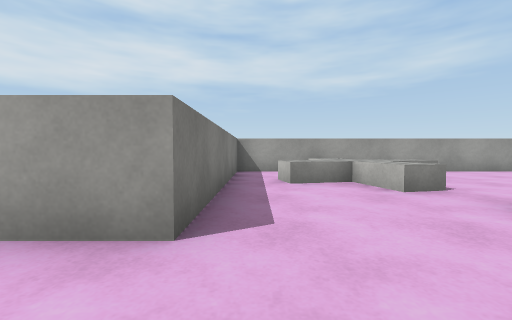
[1] (above)

24 first-person views from a walk through a scene from a Unity 3-D project. The camera is 0.62 m above the floor, tilts 2° down and sees 90° across. Doors are open. The floor is counted in squares, 1 m on a side. Each view is taken from the middle of a square. On the plan, view 1 faces up. The plan holds only what a view shows up to about 9 squares ahead; the rest is blank. The player character is not drawn. Surface patterns are stand-ins for the level's own textures.

[2]
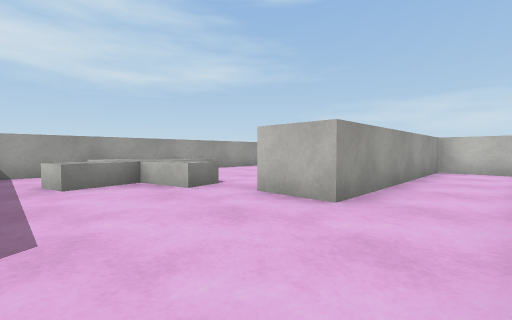

[3]
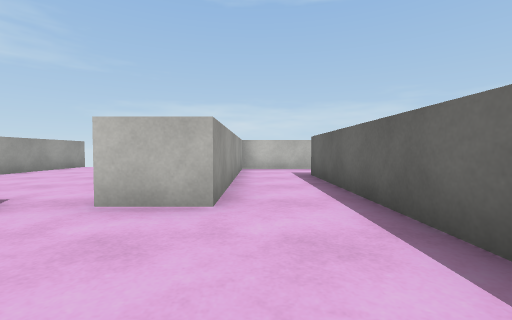

[4]
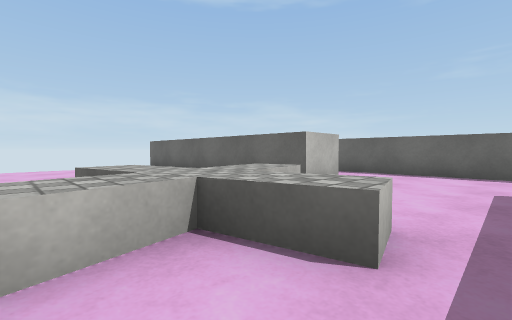

[5]
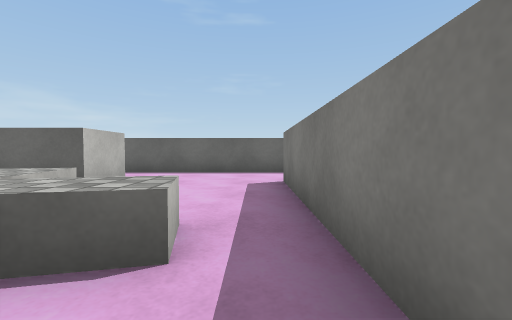

[6]
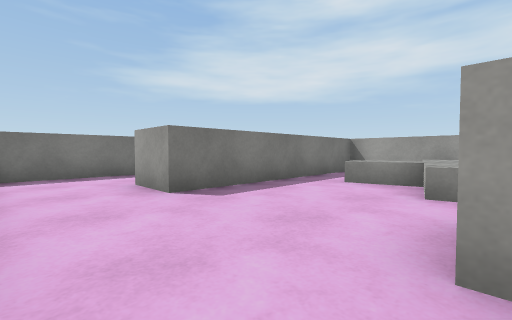

[7]
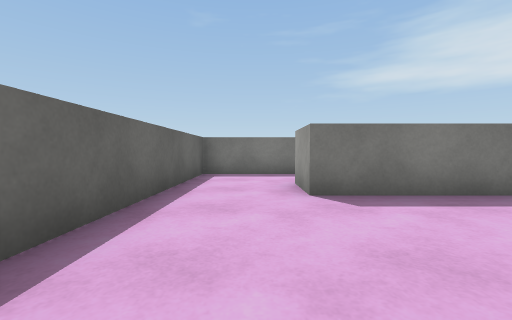

[8]
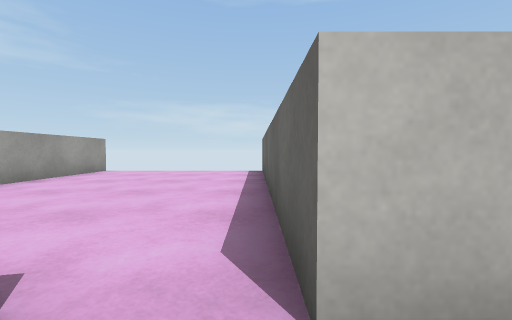

[9]
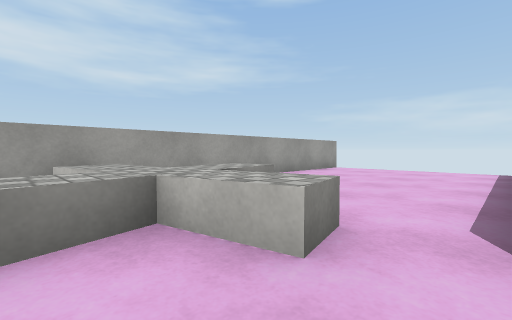

[10]
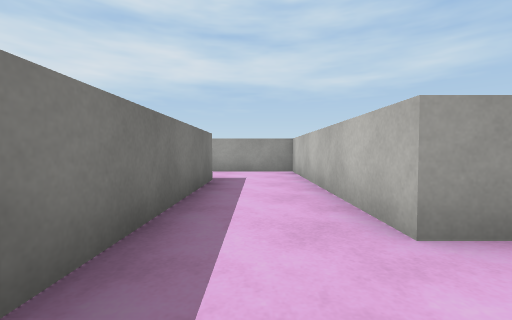

[11]
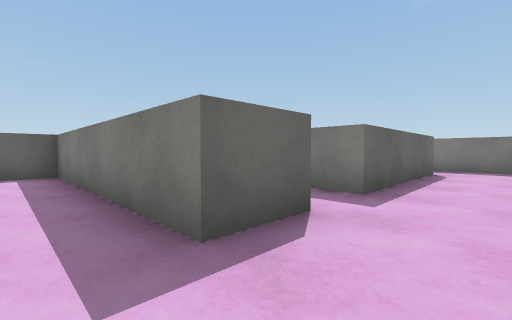

[12]
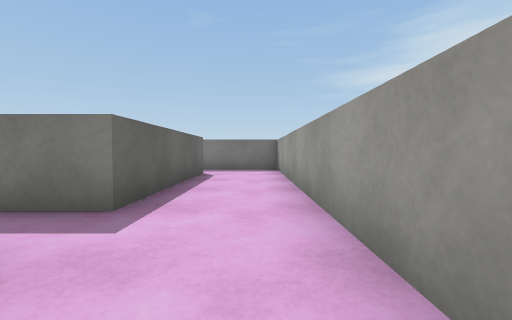

[13]
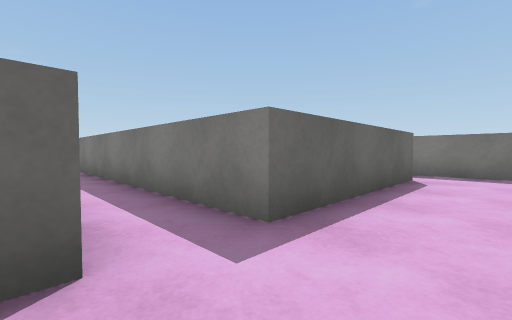

[14]
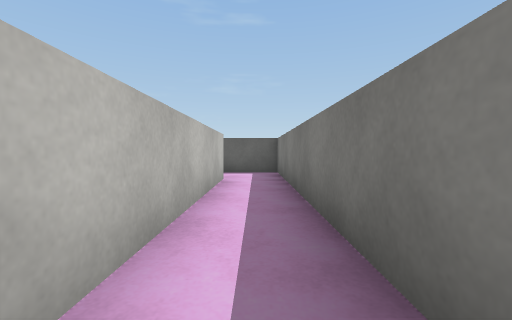

[15]
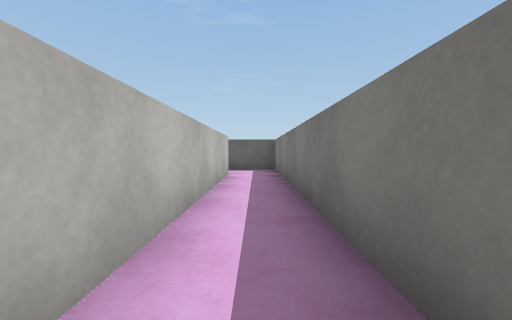

[16]
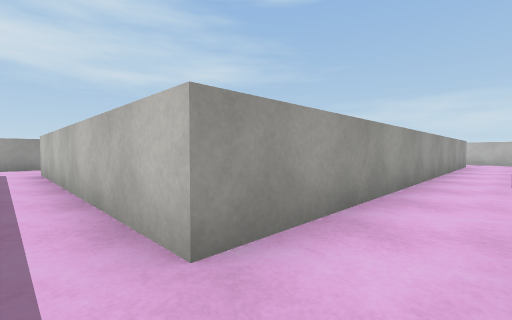

[17]
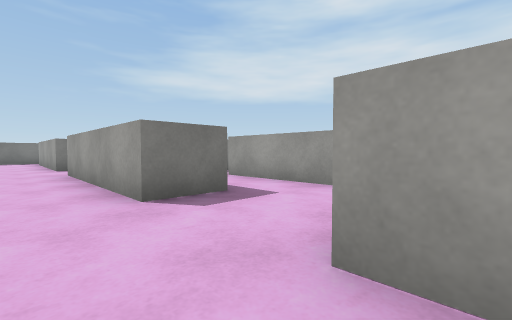

[18]
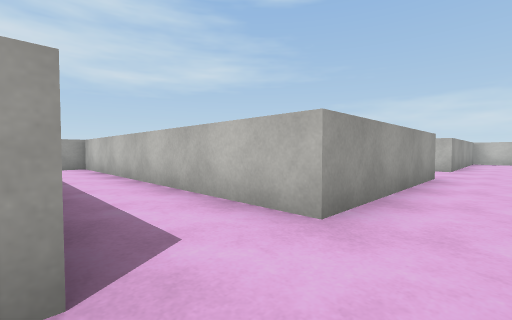

[19]
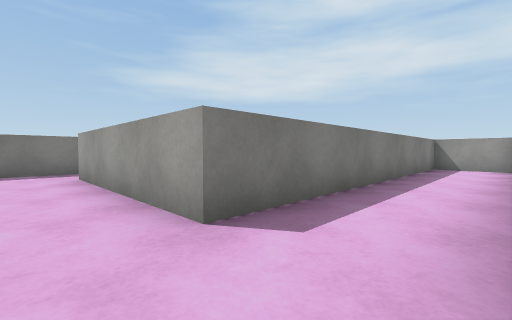

[20]
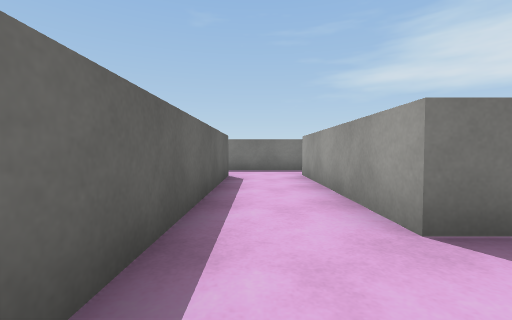

[21]
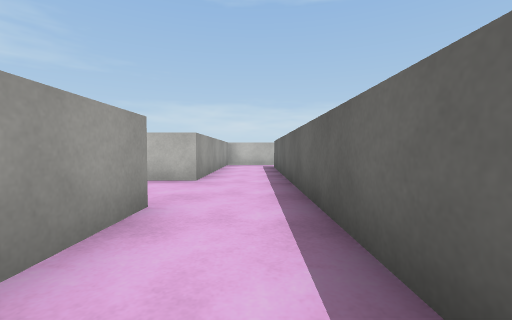

[22]
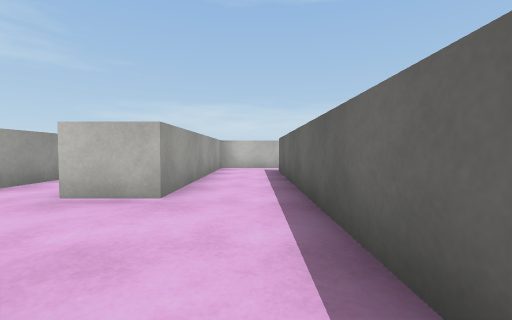

[23]
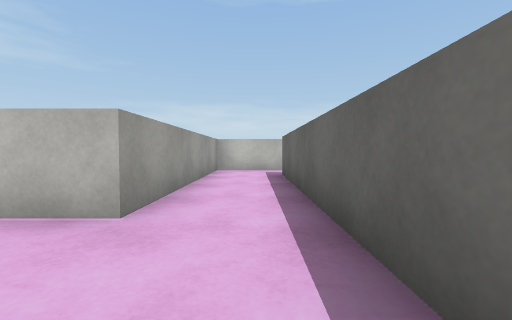

[24]
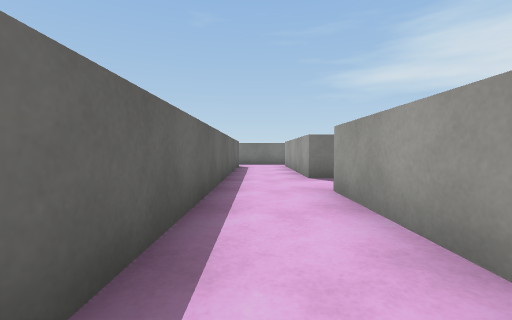

### Floor plan
Ten units are one square. View 1 is at (0, 0); x grows to the right and y downward. Boxes are objects, and circles mark ways between rooms. Rooms are numbered by the first view taken in them; rooms with no view inside come last. Other rooms are left out.
<svg viewBox="-167 -82 273 162">
<path fill="none" stroke="#000" d="M88 10 88 -15 28 -15 28 -28 92 -28M101 -77 -6 -77 -6 -17 -19 -17M-24 4 68 4M-53 -55 -39 -55 -39 4 -24 4M-19 -17 -19 -77 -56 -77M-98 -42 -98 48M-75 -55 -66 -55 -66 35 -50 35M-112 -55 -97 -55M-56 -77 -115 -77M-53 18 -53 -55M-80 48 -80 -42M-32 34 -32 48 -80 48M-4 18 -53 18M-86 67 38 67M53 69 53 48 -7 48 -7 34M-145 67 -86 67M-98 48 -147 48M-162 45 -162 69"/>
<rect x="5" y="-75" width="40" height="40" fill="#bbb"><title>other object</title></rect>
<rect x="-95" y="-55" width="20" height="20" fill="#bbb"><title>block</title></rect>
<circle cx="-15" cy="-5" r="3" fill="#2a7"/>
<circle cx="-45" cy="-65" r="3" fill="#2a7"/>
<circle cx="-45" cy="30" r="3" fill="#2a7"/>
<circle cx="-90" cy="50" r="3" fill="#2a7"/>
<circle cx="-80" cy="60" r="3" fill="#2a7"/>
<text x="40" y="-40">1</text>
<text x="-30" y="-50">2</text>
<text x="-90" y="-30">3</text>
<text x="-20" y="50">4</text>
<text x="-130" y="60">5</text>
</svg>
Room 1 opens to room 2. Room 2 opens to room 3. Room 3 opens to room 4. Room 3 opens to room 5. Room 4 opens to room 5.

Where each view was taken, in squares from view 1:
view 1: 0 up, 0 right, facing up
view 2: 0 up, 0 right, facing up-right
view 3: 1 up, 0 right, facing right
view 4: 7 up, 0 right, facing down-right
view 5: 7 up, 0 right, facing down
view 6: 0 up, 3 right, facing up-left
view 7: 1 up, 3 right, facing left
view 8: 3 up, 2 right, facing right
view 9: 3 up, 1 right, facing up-right
view 10: 0 up, 3 left, facing up
view 11: 7 up, 3 left, facing down-left
view 12: 7 up, 4 left, facing left
view 13: 7 up, 5 left, facing down-left
view 14: 4 up, 6 left, facing down
view 15: 5 up, 6 left, facing down
view 16: 3 down, 6 left, facing up-right
view 17: 6 down, 0 right, facing up-left
view 18: 6 down, 10 left, facing up-right
view 19: 6 down, 8 left, facing up-left
view 20: 6 down, 8 left, facing left
view 21: 6 down, 6 left, facing right
view 22: 6 down, 4 left, facing right
view 23: 6 down, 3 left, facing right
view 24: 6 down, 4 left, facing left
